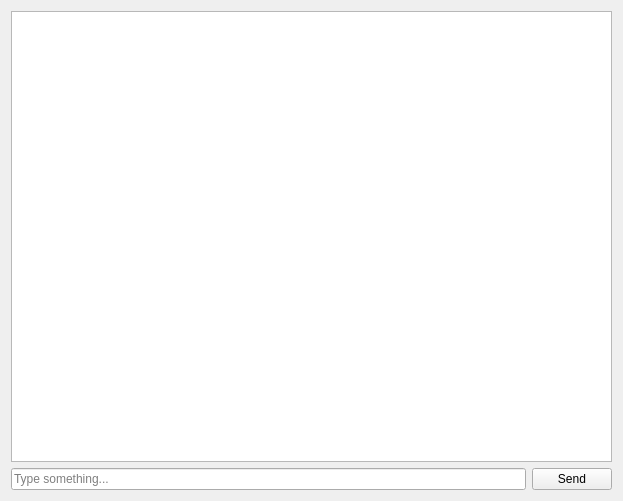
<?xml version="1.0" encoding="UTF-8"?>
<ui version="4.0">
 <class>Form</class>
 <widget class="QWidget" name="Form">
  <property name="geometry">
   <rect>
    <x>0</x>
    <y>0</y>
    <width>623</width>
    <height>501</height>
   </rect>
  </property>
  <property name="windowTitle">
   <string>Form</string>
  </property>
  <layout class="QVBoxLayout" name="verticalLayout">
   <item>
    <widget class="QTextBrowser" name="chatHistory"/>
   </item>
   <item>
    <layout class="QHBoxLayout" name="horizontalLayout">
     <item>
      <widget class="QLineEdit" name="textInput">
       <property name="inputMask">
        <string/>
       </property>
       <property name="placeholderText">
        <string>Type something...</string>
       </property>
      </widget>
     </item>
     <item>
      <widget class="QPushButton" name="sendButton">
       <property name="text">
        <string>Send</string>
       </property>
      </widget>
     </item>
    </layout>
   </item>
  </layout>
 </widget>
 <resources/>
 <connections/>
</ui>
